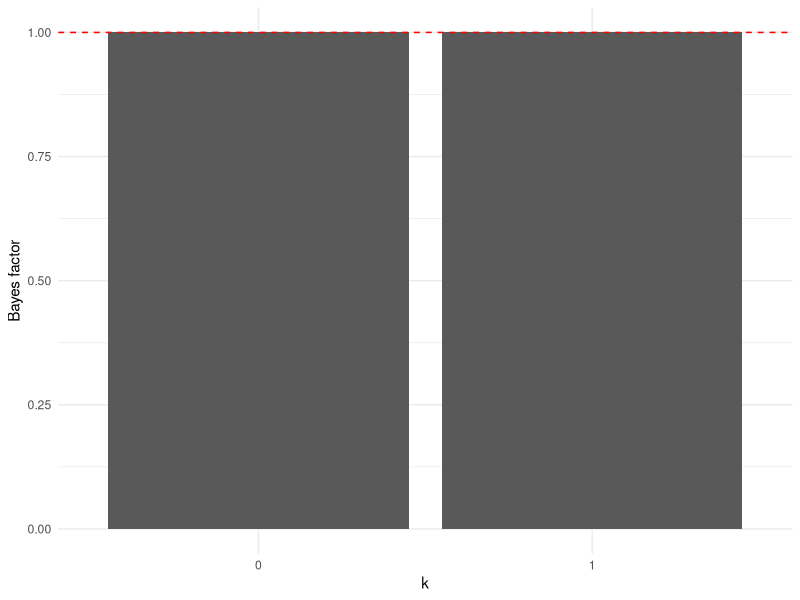
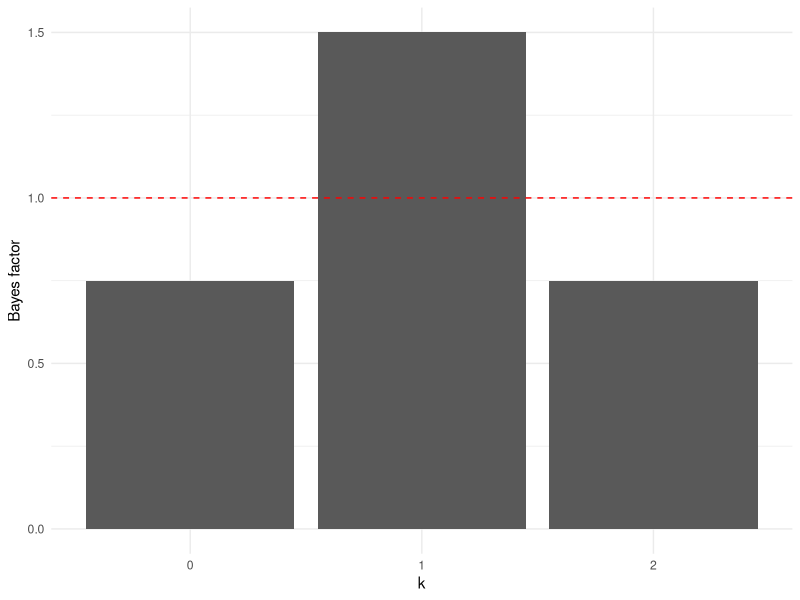
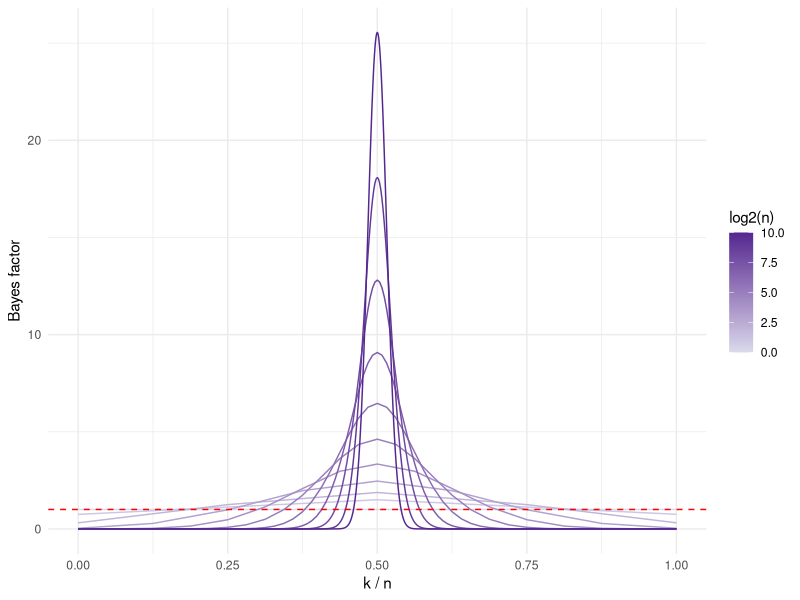

Write the R code that produced these figures, in order.
## ---- chunk 1
`%>%` <- magrittr::`%>%`

bf_table <- function(n) {
  
  tibble::tibble(k = 0:n, n = n, bf = dbeta(1/2, shape1 = k + 1, shape2 = n - k + 1)) 
  
  }

bf_plot <- function(n = NULL, bf_table_ = bf_table(n)) {
  
  ggplot2::ggplot(data = bf_table_, mapping = ggplot2::aes(x = factor(k, levels = k), y = bf)) +
  ggplot2::geom_col() +
  ggplot2::geom_hline(yintercept = 1, color = 'red', linetype = 2) +
  ggplot2::theme_minimal() +
    ggplot2::labs(x = 'k', y = 'Bayes factor')
  
  }

bf_plot(n = 1)
## ---- chunk 2
bf_plot(n = 2)
## ---- chunk 3

purrr::map_df(2^(0:10), bf_table) %>%
  ggplot2::ggplot(data = ., mapping = ggplot2::aes(x = k/n, y = bf, color = log2(n), group = n)) +
  ggplot2::geom_line() +
  ggplot2::theme_minimal() +
  ggplot2::scale_color_gradient(low = '#dadaeb', high = '#54278f') +
  ggplot2::labs(x = 'k / n', y = 'Bayes factor') +
   ggplot2::geom_hline(yintercept = 1, color = 'red', linetype = 2) 

